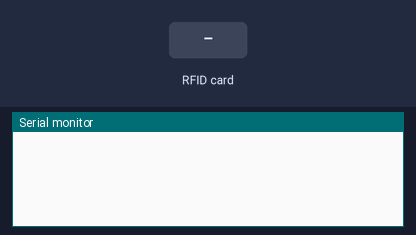
A sketch run on a simulated Arduino Uno, built with avr-gcc and run on an emulated ATmega328P. Shown: the last lines printed to the serial monitor. The test bench sets the inputs (shaded band).

Above: at 1.2 s.
1.3 s: RFID card 46 FA 01 89 held to the reader
At 4.0 s:
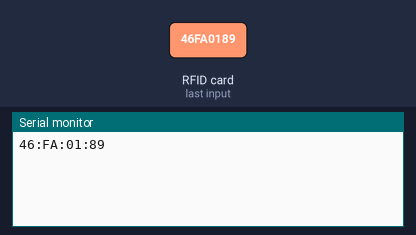
5.4 s: RFID card 7D 81 FF 8B held to the reader
At 8.1 s:
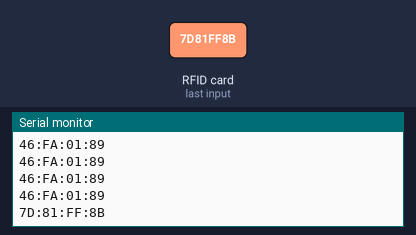
9.5 s: RFID card 8C 97 58 89 held to the reader
At 11.9 s:
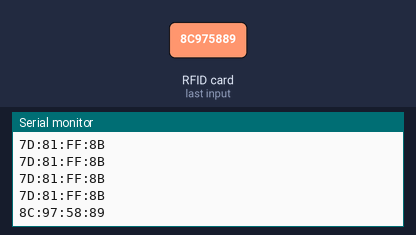
13.6 s: RFID card 5E 7A 19 C4 held to the reader
At 16.4 s:
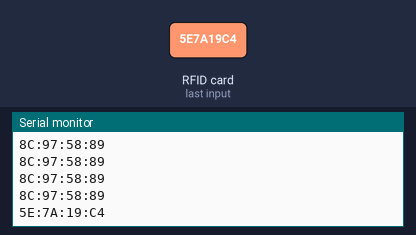

The sketch:

GIP_NanoMag.ino
```cpp
// (licence header left out)
#include <Wire.h>
#include "SPI.h"
#include "MFRC522.h"


#define SS_PIN 10
#define RST_PIN 9
#define SP_PIN 8

MFRC522 rfid(SS_PIN, RST_PIN);

MFRC522::MIFARE_Key key;

char med;

String strID;
String copyStrID;

void setup() {
	Serial.begin(9600);
	SPI.begin();
	rfid.PCD_Init();

	Wire.begin(0x14); //Per magazijn verschillend
	/*
	Magazijn 0 --> 0x14
	Magazijn 1 --> 0x15
	Magazijn 2 --> 0x16
	*/
	Wire.onRequest(requestEvent);
}

void loop() {
	delay(1000);
	Serial.println(strID);

	if (!rfid.PICC_IsNewCardPresent() || !rfid.PICC_ReadCardSerial())
		return;

	MFRC522::PICC_Type piccType = rfid.PICC_GetType(rfid.uid.sak);

	// Check if the PICC of Classic MIFARE type
	if (piccType != MFRC522::PICC_TYPE_MIFARE_MINI &&
		piccType != MFRC522::PICC_TYPE_MIFARE_1K &&
		piccType != MFRC522::PICC_TYPE_MIFARE_4K) {
		Serial.println(F("Your tag is not of type MIFARE Classic."));
		return;
	}

	strID = "";
	for (byte i = 0; i < 4; i++) {
		strID +=
			(rfid.uid.uidByte[i] < 0x10 ? "0" : "") +
			String(rfid.uid.uidByte[i], HEX) +
			(i != 3 ? ":" : "");
	}

	rfid.PICC_HaltA();
	rfid.PCD_StopCrypto1();

	strID.toUpperCase();

	rfid.PCD_Init();
	delay(10);

	copyStrID = strID;
}

void requestEvent() {

	if (copyStrID == "46:FA:01:89") {		//RFID waarde van Amoxillin
		med = '0';
	}
	else if (copyStrID == "7D:81:FF:8B")	//RFID waarde van Temazepam
	{
		med = '1';
	}
	else if (copyStrID == "8C:97:58:89")	//RFID waarde van Gabapentin
	{
		med = '2';
	}

	Wire.write(med);

}
```

Measured:
- after the input at 1.3 s, the serial monitor: prints a new line after 1.8 s (image 1)
- after the input at 5.4 s, the serial monitor: prints a new line after 1.9 s (image 2)
- after the input at 9.5 s, the serial monitor: prints a new line after 1.9 s (image 3)
- after the input at 13.6 s, the serial monitor: prints a new line after 2.0 s (image 4)
